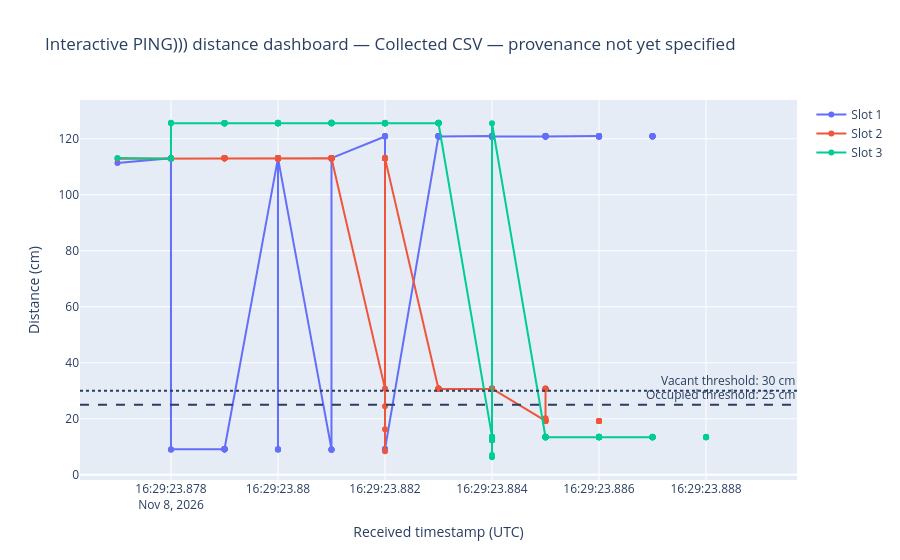

Notebook code cell kept with this figure:
### Markdown cell above
### 14.10 Interactive distance dashboard (optional Plotly)

If Plotly is installed, the chart below provides hover details and a legend for toggling sensors. The static Matplotlib plots above remain available without Plotly.

### Code cell
try:
    import plotly.graph_objects as go

    interactive_fig = go.Figure()
    for slot in range(1, 4):
        col = f"slot{slot}_distance_cm"
        values = pd.to_numeric(df[col], errors="coerce").where(df[col] >= 0)
        interactive_fig.add_trace(go.Scatter(
            x=df["received_at_utc"], y=values, mode="lines+markers",
            name=f"Slot {slot}", connectgaps=False
        ))
    interactive_fig.add_hline(y=25, line_dash="dash", annotation_text="Occupied threshold: 25 cm")
    interactive_fig.add_hline(y=30, line_dash="dot", annotation_text="Vacant threshold: 30 cm")
    interactive_fig.update_layout(
        title=f"Interactive PING))) distance dashboard — {DATA_SOURCE_LABEL}",
        xaxis_title="Received timestamp (UTC)", yaxis_title="Distance (cm)",
        hovermode="x unified"
    )
    interactive_fig.show()
    try:
        interactive_fig.write_html(REPORT_DIR / "interactive_distance_dashboard.html")
        print("Interactive dashboard saved.")
    except Exception as export_error:
        print(f"Interactive chart displayed, but HTML export failed: {export_error}")
except ImportError:
    print("Plotly is not installed. Install it with: python -m pip install plotly")

### Figure 1 — Plotly figure (JSON) as saved in the notebook; plotly's stock layout.template omitted (floating-point values rounded to 4 significant figures; data arrays with more than 128 entries replaced by an {"elided": "..."} marker saying what was removed)
{"data": [{"connectgaps": false, "mode": "lines+markers", "name": "Slot 1", "type": "scatter", "x": {"elided": "133 str values"}, "y": {"elided": "133 float values"}}, {"connectgaps": false, "mode": "lines+markers", "name": "Slot 2", "type": "scatter", "x": {"elided": "133 str values"}, "y": {"elided": "133 float values"}}, {"connectgaps": false, "mode": "lines+markers", "name": "Slot 3", "type": "scatter", "x": {"elided": "133 str values"}, "y": {"elided": "133 float values"}}], "layout": {"annotations": [{"showarrow": false, "text": "Occupied threshold: 25 cm", "x": 1, "xanchor": "right", "xref": "x domain", "y": 25, "yanchor": "bottom", "yref": "y"}, {"showarrow": false, "text": "Vacant threshold: 30 cm", "x": 1, "xanchor": "right", "xref": "x domain", "y": 30, "yanchor": "bottom", "yref": "y"}], "hovermode": "x unified", "shapes": [{"line": {"dash": "dash"}, "type": "line", "x0": 0, "x1": 1, "xref": "x domain", "y0": 25, "y1": 25, "yref": "y"}, {"line": {"dash": "dot"}, "type": "line", "x0": 0, "x1": 1, "xref": "x domain", "y0": 30, "y1": 30, "yref": "y"}], "title": {"text": "Interactive PING))) distance dashboard — Collected CSV — provenance not yet specified"}, "xaxis": {"title": {"text": "Received timestamp (UTC)"}}, "yaxis": {"title": {"text": "Distance (cm)"}}}}
